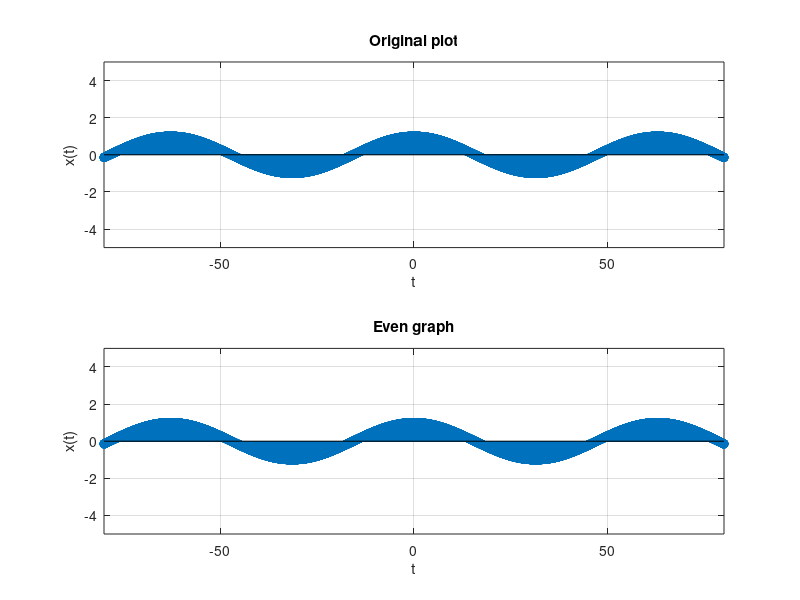

MATLAB code for this plot:
t = -80:0.01:80;
y = cos(.1 * t);
subplot(211), plot(t, y)
stem(t, y, 'linewidth', 1.5)
xlabel('t')
ylabel('x(t)')
title('Original plot')
axis([-80 80 -5 5])
grid

t = -80:0.01:80;
yeven = cos(.1 * t);
subplot(212), plot(t, yeven)
stem(t, yeven, 'linewidth', 1.5)
xlabel('t')
ylabel('x(t)')
title('Even graph')
axis([-80 80 -5 5])
grid;
